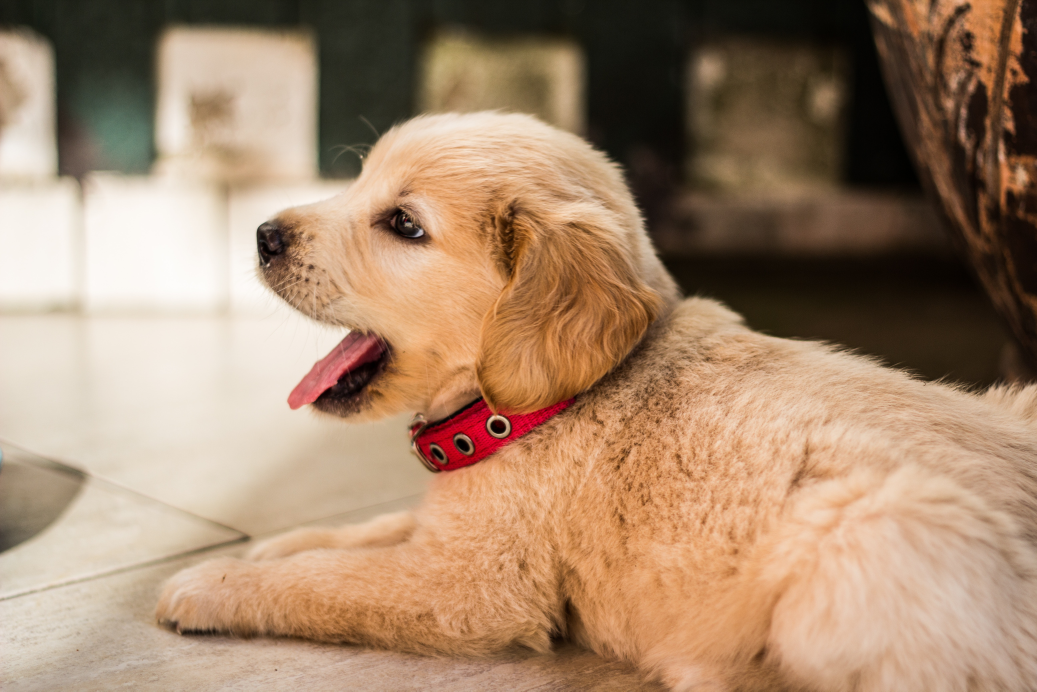
#> input picture Image Processing/cute.jpg, 5184 x 3456 px (shown at 1/5 size)
$ python main.py
#> lines starting #> are read from the running program, lines starting #| are printed output that depends on the picture
import cv2
import numpy as np
import matplotlib.pyplot as plt

def displayImg(img):
    cv2.imshow('Image', img)
    cv2.waitKey(0)
def main():
    image = cv2.imread('cute.jpg')
#> image is the input picture: shape (3456, 5184, 3); mean B, G, R 109.5, 135.3, 164.9
    image = cv2.resize(src = image, dsize=(600, 800), interpolation=cv2.INTER_CUBIC)
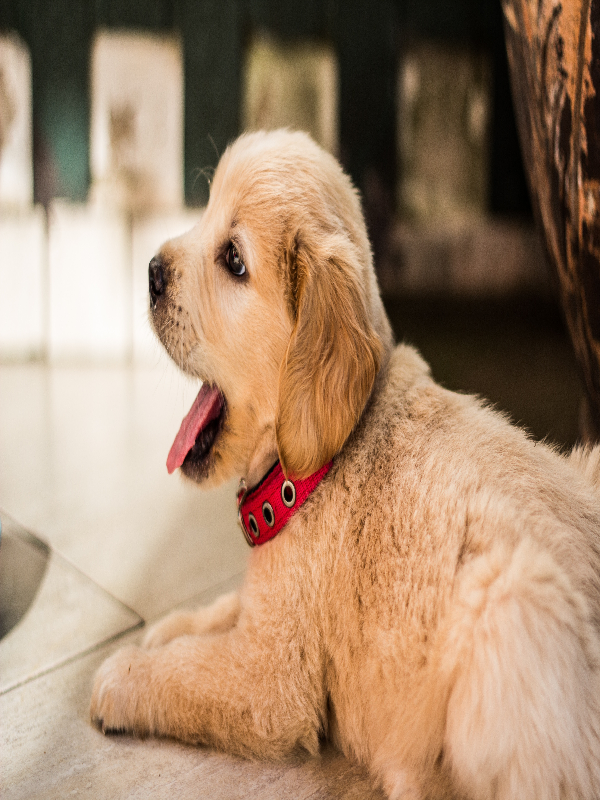
#> image: shape (800, 600, 3); mean B, G, R 109.5, 135.3, 164.9
    image_rgb = cv2.cvtColor(image, cv2.COLOR_BGR2RGB)
    image_gray = cv2.cvtColor(image, cv2.COLOR_RGB2GRAY)
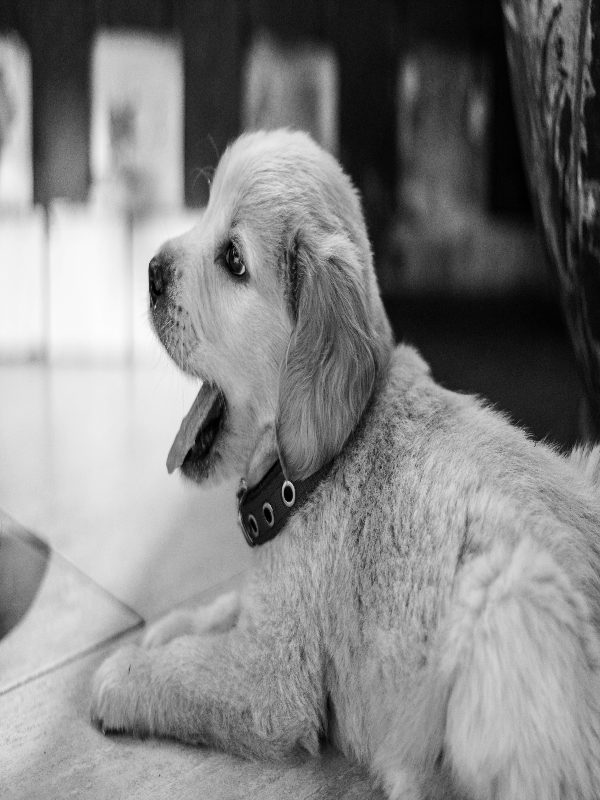
#> image_gray: shape (800, 600); min 0, max 253, mean 131
    displayImg(image)
main()
